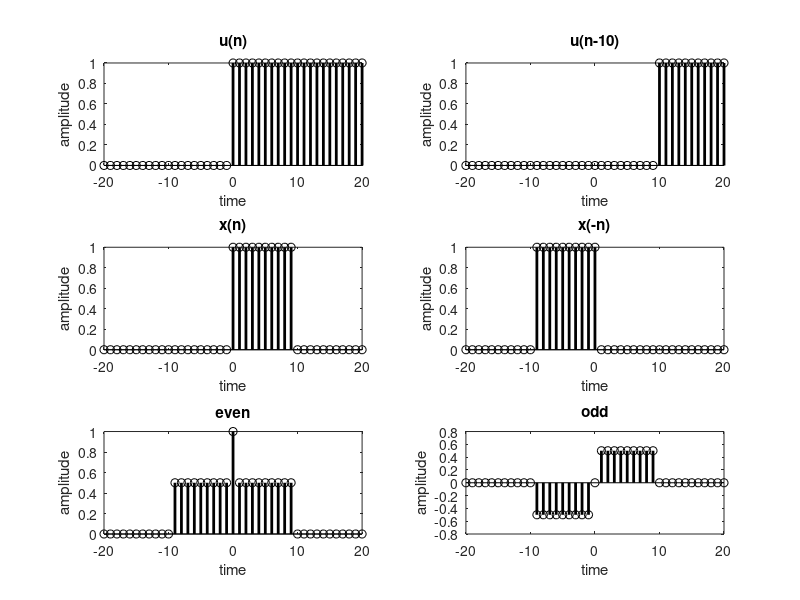

Recreate this plot in MATLAB.
%Write a program to decompose x(n) = [u(n) - u(n-10)] into its even and odd components, and also plot the respective waveforms.

%Write a program to decompose x(n)
n=-20:1:20;
a=[zeros(1,20) ones(1,21)];
subplot(3,2,1);
stem(n,a,'black','linewidth',2);
xlabel('time');
ylabel('amplitude');
title('u(n)');

n=-20:1:20;
b=[zeros(1,30) ones(1,11)];
subplot(3,2,2);
stem(n,b,'black','linewidth',2);
xlabel('time');
ylabel('amplitude');
title('u(n-10)');

y=a-b;
subplot(3,2,3);
stem(n,y,'black','linewidth',2);
xlabel('time');
ylabel('amplitude');
title('x(n)');

m=fliplr(y);
subplot(3,2,4);
stem(n,m,'black','linewidth',2);
xlabel('time');
ylabel('amplitude');
title('x(-n)');

even=(y+m)/2;
subplot(3,2,5);
stem(n,even,'black','linewidth',2);
xlabel('time');
ylabel('amplitude');
title('even');

odd=(y-m)/2;
subplot(3,2,6);
stem(n,odd,'black','linewidth',2);
xlabel('time');
ylabel('amplitude');
title('odd');